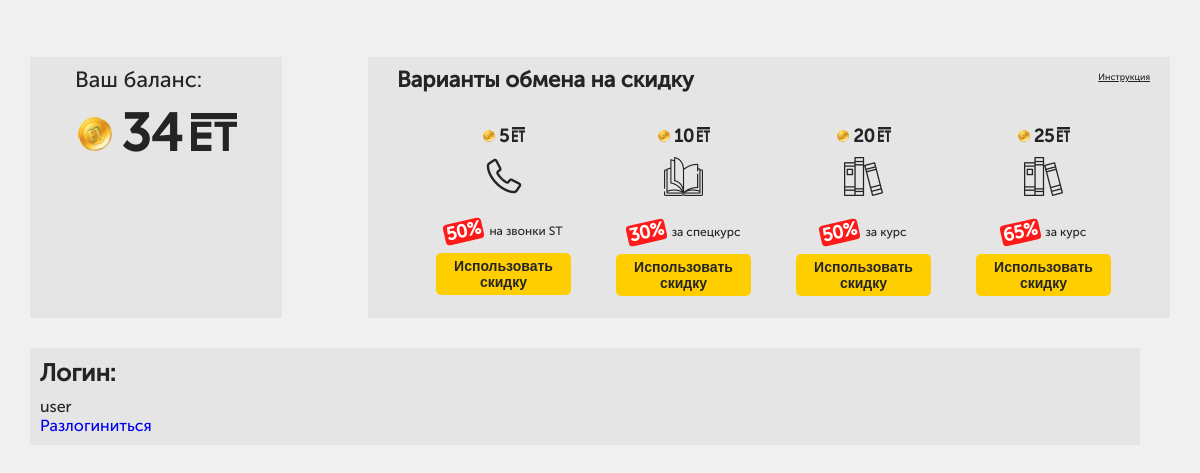
Screenshot of / (signed in) with the database file from the repository.
### tables this page shows
CREATE TABLE `products` (
  `id` int(11) NOT NULL,
  `skidka` varchar(64) NOT NULL,
  `description` varchar(255) NOT NULL,
  `price` int(11) NOT NULL,
  `imgsrc` varchar(128) NOT NULL
);

### functions/template.php (called while the page is built, shortened)
<?php
function include_template($name, array $data = []) {
    $name = 'templates/' . $name;
    extract($data);
    require $name;
    $result = ob_get_clean();
    return $result;
}

### functions/db.php (called while the page is built, shortened)
<?php
function getProduct($link){
    $sql = "SELECT * FROM products";
    $result = mysqli_query($link, $sql);
    $products = mysqli_fetch_all($result, MYSQLI_ASSOC);
    return $products;
}

### templates/main.php (the view, shortened to what this page needs)
<!DOCTYPE html>
<html>
<head>
	<link rel="stylesheet" type="text/css" href="/css/style.css">
</head>
<body>
	<main class="container">
        <?php if(isset($_SESSION['authorization'])):?>
		<section class="balance">
			<h2 class="balance__title">Ваш баланс:</h2>
			<div class="schet">
				<img class="schet__coin" src="/assets/coin.png" width="40" height="40">
				<span><?=$_SESSION['balance'];?></span>
				<img class="schet__et" src="/assets/et.png" height="38" width="46">
			</div>
		</section>
		<section class="obmen">
			<h2 class="obmen__title">Варианты обмена на скидку</h2>
			<a class="obmen-href-modal">Инструкция</a>
			<ul class="obmen-list">
				<?php foreach ($products as $product) :?>
					<li class="obmen-item" id="tovar-<?=$product['id']?>">
						<div class="schet">
							<img class="schet__coin" src="/assets/coin.png" width="14" height="14">
							<span><?=$product['price']?></span>
							<img class="schet__et" src="/assets/et.png" height="15" width="13">
						</div>
						<img class="obmen-item__img" src="<?=$product['imgsrc']?>">
						<div class="skidka-info">
							<span class="skidka-info__cifra"><?=$product['skidka']?></span> <span class="skidka-info__txt"><?=$product['description']?></span>
						</div>
						<?php if(in_array($product['id'], $userProducts)):?>
							<button class="obmen-item__button obmen-item__button--active">Уже использовано</button>
						<?php else:?>
							<form method="post">
								<button type="submit" class="obmen-item__button obmen-item__button--yellow">Использовать скидку</button>
							</form>
						<?php endif;?>
					</li>
				<?php endforeach?>
			</ul>
		</section>
        <?php endif;?>
		<section class="authorization">
			<?php if($_SESSION['authorization'] !==1):?>
				<h2>Авторизация</h2>
				<form method="post">
					<input name="login" type="text">
					<input name="pass" type="password">
					<input type="submit" value="Войти">
				</form>
			<?php else:?>
				<h2>Логин:</h2>
				<p><?=$_SESSION['userName']?></p>
				<a href = "/logout.php">Разлогиниться</a>
			<?php endif;?>
		</section>
	</main>
</body>
</html>

### css/style.css (style rules this page uses)
:root { --black: #242424; --light-grey: #F0F0F0; --grey: rgb(106 106 106 / 8%); --green: #00CD52; --red: #FF1A1A; --yellow: #FECE00; --white: #ffffff; }
body { font-family: museoreg; font-weight: 400; color: var(--black); padding: 0; margin: 0; background: var(--light-grey); }
h1, h2, h3, h4, h5 { margin: 0; }
p { margin: 0; }
button { border: 0; cursor: pointer; }
ul { margin: 0; padding: 0; }
li { list-style: none; }
a { text-decoration: none; cursor: pointer; }
div, section, main { box-sizing: border-box; }
.container { max-width:1140px; margin: auto; margin-top: 57px; margin-bottom: 93px; justify-content: space-between; }
section { background-color: var(--grey); }
main { display: flex; flex-wrap: wrap; }
.obmen,.balance { margin-bottom: 30px; }
.balance { padding: 16px 45px; display: flex; flex-direction: column; flex-wrap: wrap; }
.balance__title { font-weight: 400; font-size: 22px; line-height: 13px; margin-bottom: 26px; }
.schet { display: flex; flex-wrap: wrap; align-items: center; margin: 0 auto; }
.schet__coin { transform: rotate(-10.32deg); margin-right: 6px; }
.schet__et { margin-left: 9px; margin-bottom: 3px; }
.schet span { font-weight: 600; font-size: 52px; line-height: 43px; }
.obmen { padding: 16px 29px; padding-bottom: 22px; position: relative; max-width: 802px; width: 802px; display: flex; flex-direction: column; }
.obmen__title { font-weight: 600; font-size: 22px; line-height: 13px; margin-bottom: 41px; }
.obmen .schet__coin { transform: none; }
.obmen-list { display: flex; flex-wrap: wrap; margin-left: 39px; }
.obmen-item { display: flex; flex-wrap: wrap; flex-direction: column; align-items: center; margin-right: 45px; }
.obmen-item:last-child { margin-right: 0; }
.obmen-item span { font-weight: 600; font-size: 18px; line-height: 13px; }
.obmen-item .schet { margin-bottom: 12px; }
.obmen-item .schet__coin { margin-right: 3px; }
.obmen-item .schet__et { margin-left: 3px; }
.obmen-item__button { border-radius: 5px; padding: 5px 16px; font-weight: 600; font-size: 14px; line-height: 16px; max-width: 135px; }
.obmen-item__button--yellow { color: var(--black); background:var(--yellow); transition: 0.8s; }
.obmen-item__img { margin-bottom: 14px; }
.obmen-href-modal { position: absolute; top: 11px; right: 20px; font-weight: 300; font-size: 9px; line-height: 18px; text-decoration-line: underline; transition: 0.8s; }
.skidka-info { display: flex; flex-wrap: wrap; align-items: center; margin: 10px auto; }
.skidka-info__cifra { padding: 4px 2px; background: #FF1A1A; border-radius: 4px; transform: rotate(-12.65deg); font-weight: 600; font-size: 14px; line-height: 13px; color: var(--white); margin-right: 6px; }
.skidka-info .skidka-info__txt { font-weight: 400; font-size: 12px; line-height: 24px; }
.authorization { flex-grow: 1; margin-right: 30px; margin-bottom: 10px; }
.authorization,.errors, input { padding: 10px; }
.authorization h2 { margin-bottom: 10px; }

### rows the page displays
products: price "5", imgsrc (picture), skidka "50%", description "на звонки ST"
products: price "10", imgsrc (picture), skidka "30%", description "за спецкурс"
products: price "20", imgsrc (picture), skidka "50%", description "за курс"
products: price "25", imgsrc (picture), skidka "65%", description "за курс"

### other values shown
$_SESSION['balance'] "34"
$_SESSION['userName'] "user"
